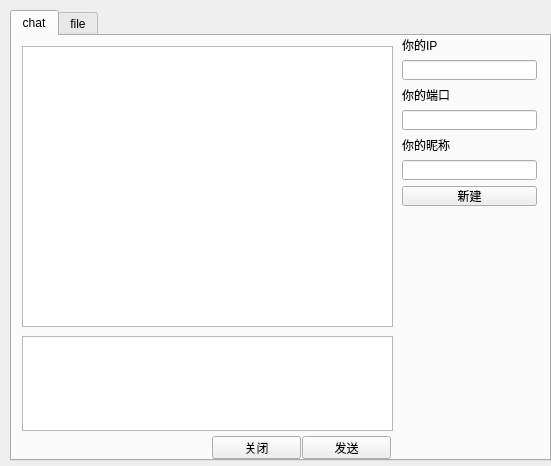
<?xml version="1.0" encoding="UTF-8"?>
<ui version="4.0">
 <class>Form</class>
 <widget class="QWidget" name="Form">
  <property name="geometry">
   <rect>
    <x>0</x>
    <y>0</y>
    <width>551</width>
    <height>466</height>
   </rect>
  </property>
  <property name="windowTitle">
   <string>IM-haha by hahaStudio</string>
  </property>
  <widget class="QTabWidget" name="tabWidget">
   <property name="geometry">
    <rect>
     <x>10</x>
     <y>10</y>
     <width>541</width>
     <height>451</height>
    </rect>
   </property>
   <property name="currentIndex">
    <number>0</number>
   </property>
   <widget class="QWidget" name="tab">
    <attribute name="title">
     <string>chat</string>
    </attribute>
    <widget class="QTextBrowser" name="textBrowser">
     <property name="geometry">
      <rect>
       <x>10</x>
       <y>10</y>
       <width>371</width>
       <height>281</height>
      </rect>
     </property>
    </widget>
    <widget class="QWidget" name="layoutWidget">
     <property name="geometry">
      <rect>
       <x>390</x>
       <y>0</y>
       <width>135</width>
       <height>171</height>
      </rect>
     </property>
     <layout class="QVBoxLayout" name="verticalLayout">
      <item>
       <widget class="QLabel" name="label">
        <property name="text">
         <string>你的IP</string>
        </property>
       </widget>
      </item>
      <item>
       <widget class="QLineEdit" name="yourIP">
        <property name="readOnly">
         <bool>true</bool>
        </property>
       </widget>
      </item>
      <item>
       <widget class="QLabel" name="label_2">
        <property name="text">
         <string>你的端口</string>
        </property>
       </widget>
      </item>
      <item>
       <widget class="QLineEdit" name="yourport"/>
      </item>
      <item>
       <widget class="QLabel" name="label_3">
        <property name="text">
         <string>你的昵称</string>
        </property>
       </widget>
      </item>
      <item>
       <widget class="QLineEdit" name="yourname"/>
      </item>
      <item>
       <widget class="QPushButton" name="pushButton_3">
        <property name="text">
         <string>新建</string>
        </property>
       </widget>
      </item>
     </layout>
    </widget>
    <widget class="QTextEdit" name="textEdit">
     <property name="geometry">
      <rect>
       <x>10</x>
       <y>300</y>
       <width>371</width>
       <height>95</height>
      </rect>
     </property>
    </widget>
    <widget class="QPushButton" name="pushButton_2">
     <property name="geometry">
      <rect>
       <x>200</x>
       <y>400</y>
       <width>89</width>
       <height>23</height>
      </rect>
     </property>
     <property name="text">
      <string>关闭</string>
     </property>
    </widget>
    <widget class="QPushButton" name="pushButton">
     <property name="geometry">
      <rect>
       <x>290</x>
       <y>400</y>
       <width>89</width>
       <height>23</height>
      </rect>
     </property>
     <property name="text">
      <string>发送</string>
     </property>
     <property name="shortcut">
      <string>Ctrl+Return</string>
     </property>
    </widget>
   </widget>
   <widget class="QWidget" name="tab_2">
    <attribute name="title">
     <string>file</string>
    </attribute>
    <widget class="QProgressBar" name="progressBar">
     <property name="geometry">
      <rect>
       <x>10</x>
       <y>380</y>
       <width>511</width>
       <height>23</height>
      </rect>
     </property>
     <property name="value">
      <number>24</number>
     </property>
    </widget>
    <widget class="QGroupBox" name="groupBox">
     <property name="geometry">
      <rect>
       <x>10</x>
       <y>10</y>
       <width>501</width>
       <height>81</height>
      </rect>
     </property>
     <property name="title">
      <string>send</string>
     </property>
     <widget class="QLineEdit" name="lineEdit">
      <property name="geometry">
       <rect>
        <x>20</x>
        <y>20</y>
        <width>451</width>
        <height>21</height>
       </rect>
      </property>
     </widget>
     <widget class="QPushButton" name="openBtn">
      <property name="geometry">
       <rect>
        <x>320</x>
        <y>50</y>
        <width>75</width>
        <height>23</height>
       </rect>
      </property>
      <property name="text">
       <string>open</string>
      </property>
     </widget>
     <widget class="QPushButton" name="sendBtn">
      <property name="enabled">
       <bool>false</bool>
      </property>
      <property name="geometry">
       <rect>
        <x>400</x>
        <y>50</y>
        <width>75</width>
        <height>23</height>
       </rect>
      </property>
      <property name="text">
       <string>send</string>
      </property>
     </widget>
    </widget>
    <widget class="QGroupBox" name="groupBox_2">
     <property name="geometry">
      <rect>
       <x>10</x>
       <y>110</y>
       <width>501</width>
       <height>181</height>
      </rect>
     </property>
     <property name="title">
      <string>receive</string>
     </property>
     <widget class="QTreeWidget" name="treeWidget">
      <property name="geometry">
       <rect>
        <x>10</x>
        <y>20</y>
        <width>481</width>
        <height>151</height>
       </rect>
      </property>
      <column>
       <property name="text">
        <string>文件名</string>
       </property>
      </column>
      <column>
       <property name="text">
        <string>创建时间</string>
       </property>
      </column>
      <column>
       <property name="text">
        <string>大小</string>
       </property>
      </column>
     </widget>
    </widget>
   </widget>
  </widget>
 </widget>
 <resources/>
 <connections>
  <connection>
   <sender>pushButton_2</sender>
   <signal>clicked()</signal>
   <receiver>Form</receiver>
   <slot>close()</slot>
   <hints>
    <hint type="sourcelabel">
     <x>256</x>
     <y>428</y>
    </hint>
    <hint type="destinationlabel">
     <x>444</x>
     <y>411</y>
    </hint>
   </hints>
  </connection>
 </connections>
</ui>
